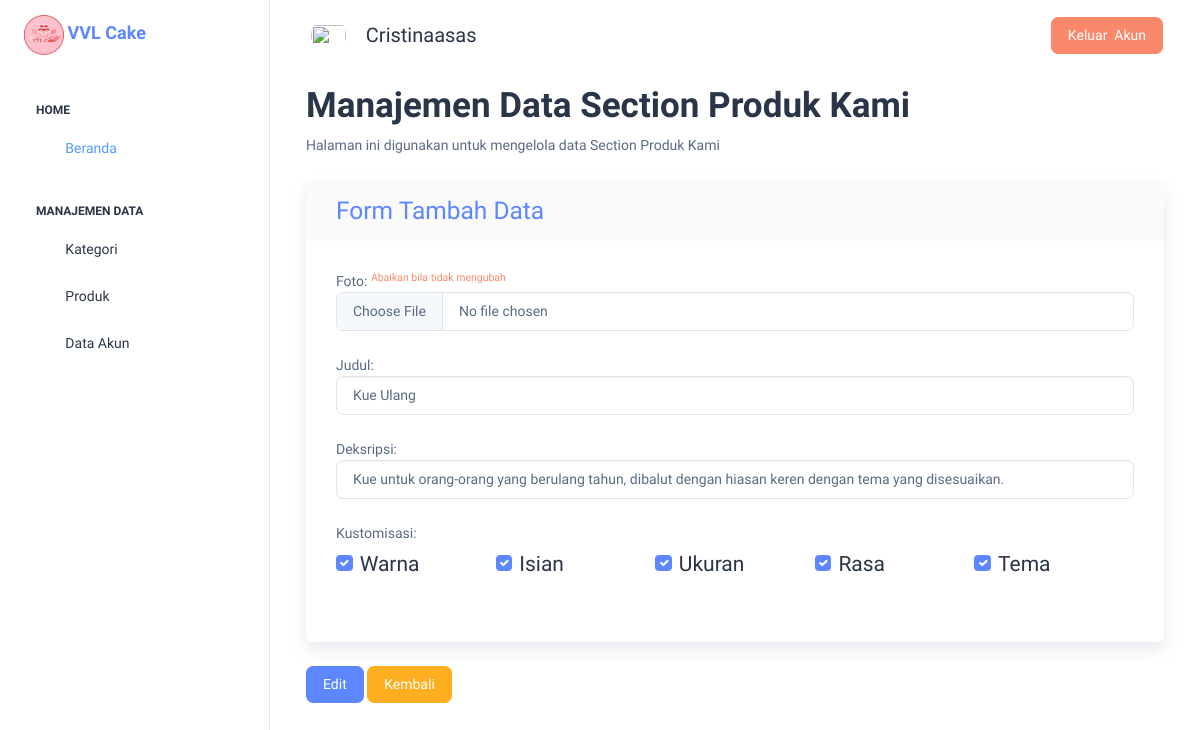
/admin_dashboard.php?section=produk_kami&aksi=edit&id=36 (signed in), run on the app's committed database.
### tables this page shows
CREATE TABLE `produk_kami` (
  `id_produkkami` int(10) NOT NULL,
  `gambar_pk` varchar(255) NOT NULL,
  `judul_pk` varchar(80) NOT NULL,
  `deskripsi_pk` varchar(255) NOT NULL,
  `kustomisasi` varchar(255) NOT NULL
);

### web/produk_kami/produkkami_edit.php (the view, shortened to what this page needs)
<?php
include "./config/connection.php";
$id_produkkami = isset($_GET['id']) ? $_GET['id'] : "";
$id_produkkami = mysqli_real_escape_string($con, $id_produkkami);
$sql = "SELECT * FROM produk_kami WHERE id_produkkami ='$id_produkkami'";
$query = mysqli_query($con, $sql);
$data = mysqli_fetch_array($query);
$kustomisasi = $data['kustomisasi'];
$kustom = explode(", ",$kustomisasi);
?>
<div class="container-fluid">
    <h1 class="fw-semibold mb-2 text-gray-800">Manajemen Data Section Produk Kami</h1>
    <p class="mb-4">
        Halaman ini digunakan untuk mengelola data Section Produk Kami
    </p>
    <div class="card shadow mb-4">
        <div class="card-header py-3">
            <h3 class="m-0 font-weight-bold text-primary">Form Tambah Data</h3>
        </div>
        <form action="./web/produk_kami/produkkami_update.php" method="post" enctype="multipart/form-data">
            <div class=" card-body">
                <div class="form-group mb-4">
                    <label>Foto: <sup class="text-danger">Abaikan bila tidak mengubah</sup></label>
                    <input type="file" class="form-control" name="gambarpk">
                </div>
                <div class="form-group mb-4">
                    <label>Judul:</label>
                    <input type="text" class="form-control" value="<?= $data['judul_pk']; ?>" name="judulpk" required>
                </div>
                <div class="form-group mb-4">
                    <label>Deksripsi:</label>
                    <input type="text" class="form-control" value="<?= $data['deskripsi_pk']; ?>" name="deskripsipk"
                        required>
                </div>
                <label class="mb-2">Kustomisasi:</label>
                <div class="form-group mb-4 col-sm-12 d-flex align-items-stretch">
                    <div class="form-check col">
                        <input type="checkbox" class="form-check-input size-new" name="kustom[]" value="Warna"
                            id="Check1"<?= in_array('Warna', $kustom) ? 'checked="checked"' : '' ?> >
                        <label class="form-check-label h4" for="Check1">Warna</label>
                    </div>
                    <div class="form-check col">
                        <input type="checkbox" class="form-check-input size-new" name="kustom[]" value="Isian"
                            id="Check2" <?= in_array('Isian', $kustom) ? 'checked="checked"' : '' ?> >
                        <label class="form-check-label h4" for="Check2">Isian</label>
                    </div>
                    <div class="form-check col">
                        <input type="checkbox" class="form-check-input size-new" name="kustom[]" value="Ukuran"
                            id="Check3" <?= in_array('Ukuran', $kustom) ? 'checked="checked"' : '' ?> >
                        <label class="form-check-label h4" for="Check3">Ukuran</label>
                    </div>
                    <div class="form-check col">
                        <input type="checkbox" class="form-check-input size-new" name="kustom[]" value="Rasa"
                            id="Check4" <?= in_array('Rasa', $kustom) ? 'checked="checked"' : '' ?>>
                        <label class="form-check-label h4" for="Check4">Rasa</label>
                    </div>
                    <div class="form-check col">
                        <input type="checkbox" class="form-check-input size-new" name="kustom[]" value="Tema"
                            id="Check5" <?= in_array('Tema', $kustom) ? 'checked="checked"' : '' ?>>
                        <label class="form-check-label h4" for="Check5">Tema</label>
                    </div>
                </div>
            </div>
    </div>
    <div class="card-footer">
        <button type="submit" name="edit" value="Edit" class="btn btn-primary">
            <i class="fas fa-save"></i> Edit
        </button>
        <a href="admin_dashboard.php?section=produk_kami" class="btn btn-warning">
            <i class="fas fa-arrow-left"></i> Kembali
        </a>
    </div>
</div>
</div>

### data on the page
produk_kami: judulpk "Kue Ulang", deskripsipk "Kue untuk orang-orang yang berulang tahun, dibalut dengan hiasan keren dengan tema yang disesuaikan.", kustomisasi "☑"

### other printed values
$_SESSION['admin_name'] "Cristinaasas"
